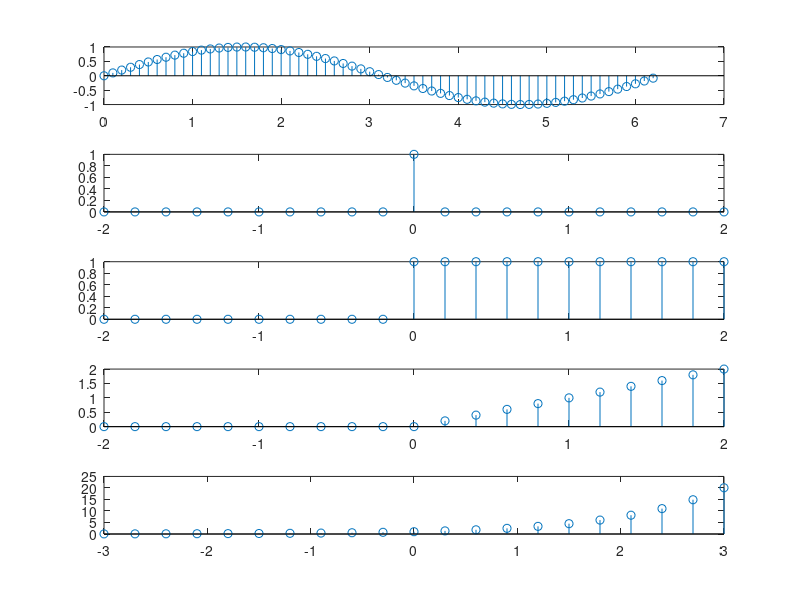

MATLAB code to generate this figure:
% sin

t=0:0.1:2*pi;
y=sin(t);
subplot(5,1,1);
stem (t, y);



t = -2 : 0.2 : 2;
% impluse

impulse = t==0;
subplot(5,1,2);
stem(t,impulse);

% unit step
unitstep = t>=0;
subplot(5,1,3);
stem(t,unitstep);

% ramp
ramp = t.*unitstep;
subplot(5,1,4);
stem(t,ramp);

% exponential

t = -3 : 0.3 : 3;
expo=exp(t);
subplot(5,1,5);
stem(t,expo);


